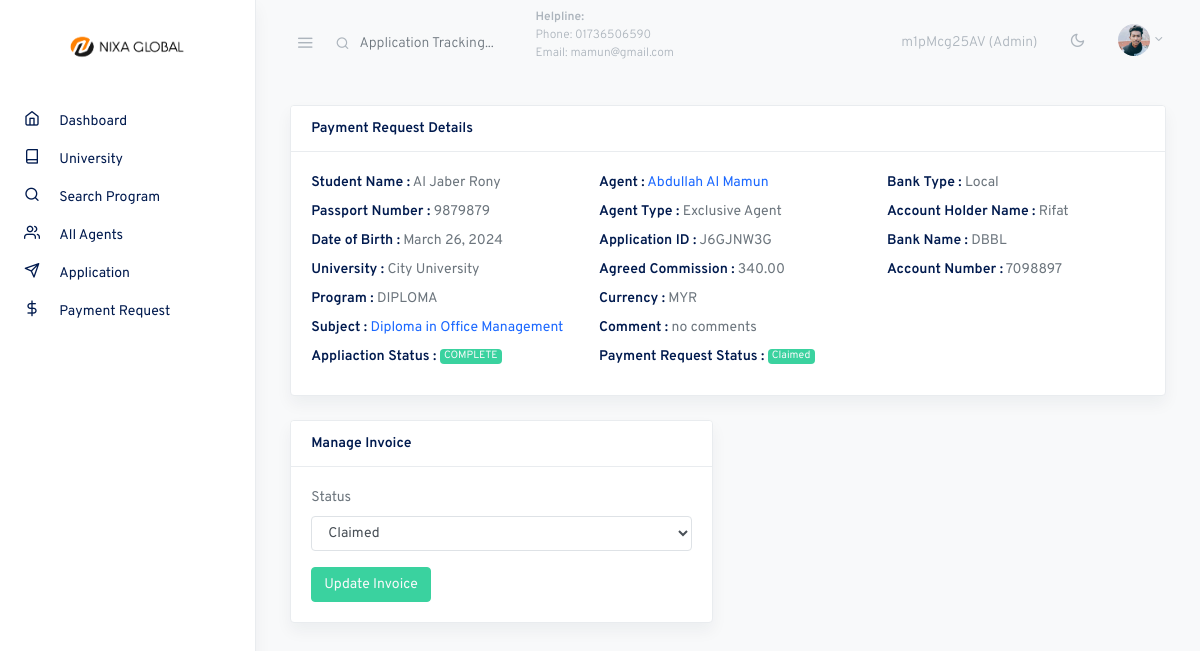
The page /admin-manage-requests/22 (signed in) on the database its author committed.
### account/models.py (models this page shows, shortened)
class CustomUser(AbstractUser):
    user_type = models.CharField(max_length=20, choices=UserType.choices, default=UserType.AGENT)
    account_type = models.CharField(max_length=20, choices=AccountType.choices, default=AccountType.INDIVIDUAL)
    email = models.EmailField(unique=True)
    phone_number = models.CharField(max_length=20)
    address = models.CharField(max_length=200)
    country = models.CharField(max_length=100)
    city = models.CharField(max_length=100)
    post_code = models.CharField(max_length=20)
    referral_code = models.CharField(max_length=20, unique=True, blank=True, null=True)
    referred_by = models.ForeignKey('self', on_delete=models.SET_NULL, null=True, blank=True)
    is_verified = models.BooleanField(default=False)
    email_verification_token = models.CharField(max_length=100, blank=True, null=True)
    email_verification_sent_at = models.DateTimeField(null=True, blank=True)
    identification_document = models.ForeignKey('IdentificationDocument', on_delete=models.SET_NULL, null=True, blank=True)
    avatar = models.ImageField(upload_to='avatars/', blank=True)
    company_name = models.CharField(max_length=200, null=True, blank=True)
    profession = models.CharField(max_length=100, null=True, blank=True)
    balance =models.DecimalField(max_digits=10, decimal_places=2, default=0.00)
    reffer_commission =models.DecimalField(max_digits=10, decimal_places=2, default=0.00)
    @property
    def is_admin(self):
        return self.user_type == UserType.ADMIN
    class Meta:
        verbose_name = "User"
        verbose_name_plural = "     Users"

### core/models.py (models this page shows, shortened)
class PaymentRequest(models.Model):
    STATUS_CHOICES = (
        ('Claimed', 'Claimed'),
        ('Approved', 'Approved'),
        ('Reject', 'Reject'),
        ('Paid', 'Paid'),
    )
    BANK_TYPE_CHOICES = (
        ('Local', 'Local'),
        ('Foreign', 'Foreign'),
    )
    user = models.ForeignKey(User, on_delete=models.CASCADE)
    applicant = models.ForeignKey(Applicant, on_delete=models.CASCADE)
    agreed_commission = models.DecimalField(max_digits=10, decimal_places=2)
    currency = models.CharField(max_length=50)
    comment = models.TextField()
    bank_type = models.CharField(max_length=10, choices=BANK_TYPE_CHOICES, default='Local')
    account_holder_name = models.CharField(max_length=100)
    bank_name = models.CharField(max_length=100)
    account_number = models.CharField(max_length=50)
    country_name = models.CharField(max_length=100, null=True, blank=True)
    payee_address = models.TextField(null=True, blank=True)
    bank_address = models.TextField(null=True, blank=True)
    swift_code = models.CharField(max_length=50, null=True, blank=True)
    ifsc_code = models.CharField(max_length=50, blank=True, null=True)
    status = models.CharField(max_length=10, choices=STATUS_CHOICES, default='Claimed')
    created_at = models.DateTimeField(auto_now_add=True)
    updated_at = models.DateTimeField(auto_now=True)
    class Meta:
        verbose_name = "PaymentRequest"
        verbose_name_plural = "   PaymentRequest"

class Applicant(models.Model):
    user = models.ForeignKey(User, on_delete=models.CASCADE)
    first_name = models.CharField(max_length=50)
    last_name = models.CharField(max_length=50)
    passport_number = models.CharField(max_length=20)
    intake = models.CharField(max_length=50, null=True, blank=True)
    dob = models.DateField()
    subject = models.ForeignKey(Subject, on_delete=models.SET_NULL, null=True)
    application_id = models.CharField(max_length=10, unique=True)
    STATUS_CHOICES = [
        ('PENDING', 'Pending'),
        ('PROCESSING', 'Processing'),
        ('COMPLETE', 'Complete'),
        ('REJECT', 'Reject'),
    ]
    status = models.CharField(max_length=10, choices=STATUS_CHOICES, default='PENDING')
    isPaymentClaim = models.BooleanField(default=False)
    class Meta:
        verbose_name = "Applicant"
        verbose_name_plural = "      Applicant"
    def __str__(self):
        return f"{self.first_name} {self.last_name}"

class Subject(models.Model):
    PROGRAM_CHOICES = [
        ('FOUNDATION', 'Foundation'),
        ('DIPLOMA', 'Diploma'),
        ('BACHELOR', 'Bachelor'),
        ('MASTER', 'Master'),
        ('PHD', 'PhD'),
        ("RESEARCH_BASED", 'Research Based')
    ]
    name = models.CharField(max_length=255)
    program_type = models.CharField(max_length=50, choices=PROGRAM_CHOICES)
    university = models.ForeignKey(University, on_delete=models.CASCADE)
    pdf = models.FileField(upload_to='subject_pdfs/', validators=[FileExtensionValidator(['pdf'])], blank=True, null=True)
    class Meta:
        verbose_name = "Subject"
        verbose_name_plural = "  Subject"

class University(models.Model):
    name = models.CharField(max_length=255)
    class Meta:
        verbose_name = "University"
        verbose_name_plural = "      University"

### core/views.py (the view, shortened to what this page needs)
# urls.py: path('admin-manage-requests/<int:pk>', views.admin_manage_requests, name="admin_manage_requests"),
@login_required
@admin_required
def admin_manage_requests(request, pk):
    payment_request = PaymentRequest.objects.get(id=pk)
    context = {
        'payment_request': payment_request
    }
    return render(request, 'portal/manage_requests.html',  context)

### templates/portal/manage_requests.html (shortened to what this page needs)
{% extends 'portal/assets/base.html' %}
{% block content %}
<div class="container-fluid">
  <div class="row justify-content-start">
    <div class="col-12 col-md-12">
      <div class="card shadow mb-4">
        <div class="card-header">
          <strong class="card-title">Payment Request Details</strong>
        </div>
          <div class="card-body">
            <div class="row">
              <div class="col-4">
                <div class="form-group mb-2">
                    <strong class="card-title">Student Name :</strong>
                    <span>{{payment_request.applicant}}</span>
                </div>
                <div class="form-group mb-2">
                    <strong class="card-title">Passport Number :</strong>
                    <span>{{payment_request.applicant.passport_number}}</span>
                </div>
                <div class="form-group mb-2">
                    <strong class="card-title">Date of Birth :</strong>
                    <span>{{payment_request.applicant.dob}}</span>
                </div>
                <div class="form-group mb-2">
                    <strong class="card-title">University :</strong>
                    <span>{{payment_request.applicant.subject.university.name}}</span>
                </div>
                <div class="form-group mb-2">
                  <strong class="card-title">Program :</strong>
                  <span>{{payment_request.applicant.subject.program_type}}</span>
              </div>
                <div class="form-group mb-2">
                    <strong class="card-title">Subject :</strong>
                    <span>
                      {% if payment_request.applicant.subject.id %}
                      <a href="{% url 'core:program_details' payment_request.applicant.subject.id %}">
                        {{payment_request.applicant.subject.name}}
                      </a>
                      {% endif %}
                    </span>
                </div>
                <div class="form-group mb-2">
                    <strong class="card-title">Appliaction Status :</strong>
                    <span class="badge badge-success text-light">{{payment_request.applicant.status}}</span>
                </div>
              </div>
              <div class="col-4">
                <div class="form-group mb-2">
                  <strong class="card-title">Agent :</strong>
                  <span>
                    <a href="{% url 'core:profile_manage' payment_request.user.id %}">
                      {{payment_request.user.first_name}} {{payment_request.user.last_name}}
                    </a>
                  </span>
                </div>
                <div class="form-group mb-2">
                    <strong class="card-title">Agent Type :</strong>
                    <span>{{payment_request.user.user_type}}</span>
                </div>
                <div class="form-group mb-2">
                    <strong class="card-title">Application ID :</strong>
                    <span>{{payment_request.applicant.application_id}}</span>
                </div>
                <div class="form-group mb-2">
                    <strong class="card-title">Agreed Commission :</strong>
                    <span>{{payment_request.agreed_commission}}</span>
                </div>
                <div class="form-group mb-2">
                    <strong class="card-title">Currency :</strong>
                    <span>{{payment_request.currency}}</span>
                </div>
                <div class="form-group mb-2">
                    <strong class="card-title">Comment :</strong>
                    <span>{{payment_request.comment}}</span>
                </div>
                <div class="form-group mb-2">
                  <strong class="card-title">Payment Request Status :</strong>
                  <span>
                      <span class="badge badge-success text-light">{{ payment_request.status }}</span>
                  </span>
              </div>
              </div>
              <div class="col-4">
                <div class="form-group mb-2">
                    <strong class="card-title">Bank Type :</strong>
                    <span>{{payment_request.bank_type}}</span>
                </div>
                <div class="form-group mb-2">
                    <strong class="card-title">Account Holder Name :</strong>
                    <span>{{payment_request.account_holder_name}}</span>
                </div>
                <div class="form-group mb-2">
                    <strong class="card-title">Bank Name :</strong>
                    <span>{{payment_request.bank_name}}</span>
                </div>
                <div class="form-group mb-2">
                    <strong class="card-title">Account Number :</strong>
                    <span>{{payment_request.account_number}}</span>
                </div>
              </div>
            </div>
          </div>
      </div>
    </div>
    <div class="col-12 col-md-6">
        <div class="card shadow mb-4">
          <div class="card-header">
            <strong class="card-title">Manage Invoice</strong>
          </div>
          <form action="{% url 'core:admin_manage_requests' payment_request.id %}" method="post">
            <div class="card-body">
              <div class="row">
                <div class="col-12">
                  <div class="form-group mb-3">
                    <label for="simpleinput">Status</label>
                    <select name="status" class="form-control" id="">
                      <option value="Claimed" {% if payment_request.status == 'Claimed' %} selected {% endif %}>Claimed</option>
                    </select>
                  </div>
                  <button type="submit" class="btn btn-success text-light">Update Invoice</button>
                </div>
              </div>
            </div>
          </form>
        </div>
      </div>
  </div>
</div>
{% endblock %}

### templates/portal/assets/navbar.html (shortened to what this page needs)
{% load static %}
<nav class="topnav navbar navbar-light">
    <button type="button" class="navbar-toggler text-muted mt-2 p-0 mr-3 collapseSidebar">
      <i class="fe fe-menu navbar-toggler-icon"></i>
    </button>
    <form class="form-inline mr-auto searchform text-muted" method="POST" action="{% url 'core:search_application' %}">
      <input class="form-control mr-sm-2 bg-transparent border-0 pl-4 text-muted" name="search_application" type="search" placeholder="Application Tracking..." aria-label="Search">
      <div style="font-size: 12px;">
        <p><span class="font-weight-bold">Helpline:</span> <br> <span>Phone: 01736506590</span> <br> <span>Email: mamun@gmail.com</span></p>
      </div>
    </form>
    <ul class="nav">
      <li class="nav-item nav-notif">
        <a class="nav-link text-muted my-2">
          {{request.user.referral_code}} ({{request.user.user_type}})
        </a>
      </li>
      <li class="nav-item">
        <a class="nav-link text-muted my-2" href="#" id="modeSwitcher" data-mode="light">
          <i class="fe fe-sun fe-16"></i>
        </a>
      </li>
      <li class="nav-item dropdown">
        <a class="nav-link dropdown-toggle text-muted pr-0" href="#" id="navbarDropdownMenuLink" role="button" data-toggle="dropdown" aria-haspopup="true" aria-expanded="false">
          <span class="avatar avatar-sm mt-2">
            {% if user.avatar %}
                <img src="{{ user.avatar.url }}" alt="..." class="avatar-img rounded-circle">
            {% else %}
                <img src="{% static 'assets/portal/./assets/avatars/face-1.jpg' %}" alt="..." class="avatar-img rounded-circle">
            {% endif %}
          </span>
        </a>
      </li>
    </ul>
  </nav>

### static/assets/portal/css/feather.css (style rules this page uses)
.fe { font-family: "feather" !important; speak: none; font-style: normal; font-weight: normal; font-variant: normal; text-transform: none; line-height: 1; -webkit-font-smoothing: antialiased; -moz-osx-font-smoothing: grayscale; }
.fe-16 { font-size: 16px; }
.fe-menu:before { content: ""; }
.fe-sun:before { content: ""; }

### rows shown on the page
CustomUser: user.referral_code "m1pMcg25AV", user.user_type "Admin", avatar (picture)
PaymentRequest: applicant "Al Jaber Rony", applicant.passport_number "9879879", applicant.dob "March 26, 2024", applicant.subject.university.name "City University", applicant.subject.program_type "DIPLOMA", applicant.subject.name "Diploma in Office Management", applicant.status "COMPLETE", user.first_name "Abdullah Al", user.last_name "Mamun", user.user_type "Exclusive Agent", applicant.application_id "J6GJNW3G", agreed_commission "340.00", currency "MYR", comment "no comments", status "Claimed", bank_type "Local", account_holder_name "Rifat", bank_name "DBBL", account_number "7098897"
